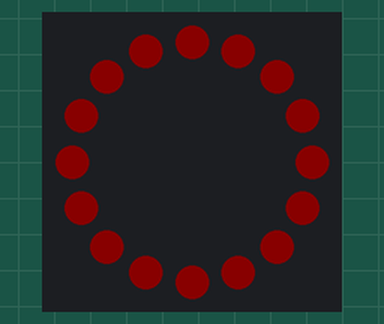
Simulated run of this sketch. Board: Arduino Uno, built with avr-gcc and run on an emulated ATmega328P. On the bench: 16 RGB LEDs in a ring, first at the top, clockwise. Dim RGB values are drawn brighter than linear.

Above: at 0.72 s.
At 39.39 s:
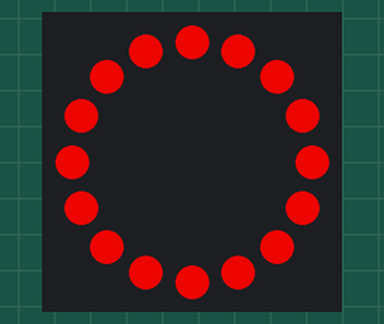

The sketch:

breathing.ino
```cpp
#include <Adafruit_NeoPixel.h>

#define PIN            6  // Define the pin where the data line is connected
#define NUMPIXELS      16 // Number of LEDs in the NeoPixel ring

Adafruit_NeoPixel ring = Adafruit_NeoPixel(NUMPIXELS, PIN, NEO_GRB + NEO_KHZ800);

void setup() {
  ring.begin(); // Initialize the ring
  ring.show();  // Initialize all pixels to 'off'
  ring.setBrightness(200);
}

void loop() {
  uint16_t hue = 200; // Hue value for color (scale 0-65535)
  uint8_t saturation = 255; // Saturation (0-255), 255 for full color
  breathe(hue, saturation, 255, 50); // Call breathe function with color, max brightness and a delay
}

// Function to create the breathing effect with color control
void breathe(uint16_t hue, uint8_t saturation, uint8_t maxBrightness, int delayTime) {
  // Gradually increase brightness:
  for (int brightness = 0; brightness <= maxBrightness; brightness++) {
    setColor(ring.ColorHSV(hue, saturation, brightness)); // Set color with variable brightness
    ring.show();
    delay(delayTime);
  }
  // Gradually decrease brightness:
  for (int brightness = maxBrightness; brightness >= 0; brightness--) {
    setColor(ring.ColorHSV(hue, saturation, brightness));
    ring.show();
    delay(delayTime);
  }
}

// Helper function to set the color of all pixels
void setColor(uint32_t color) {
  for (int i = 0; i < ring.numPixels(); i++) {
    ring.setPixelColor(i, color);
  }
}
```
